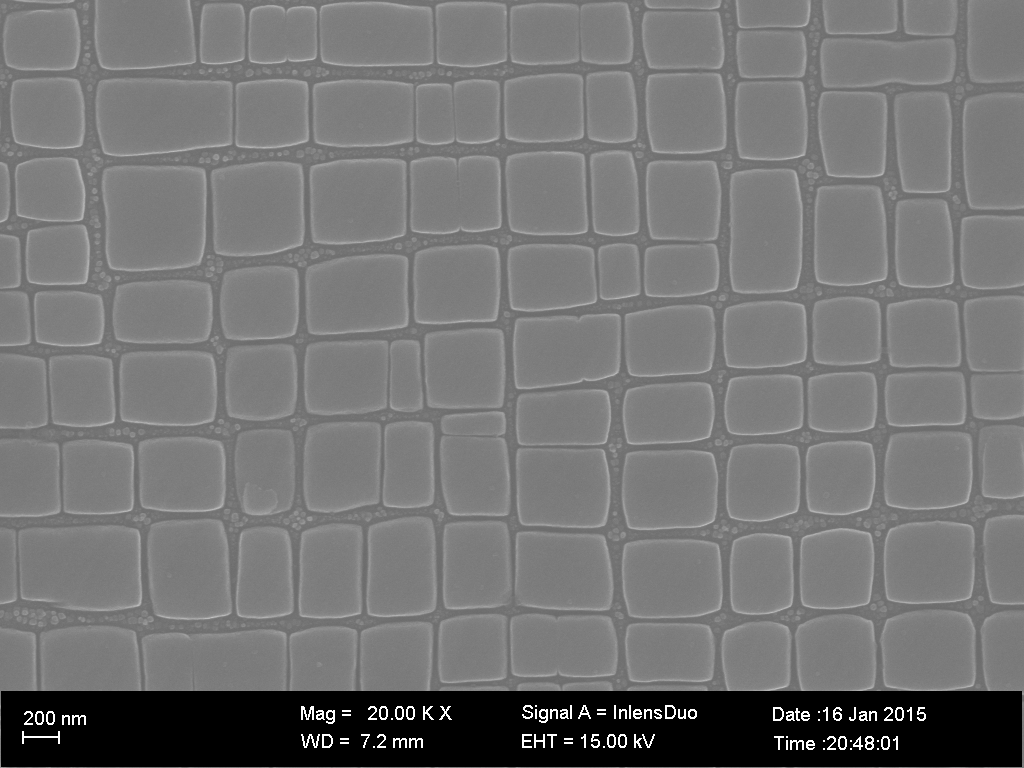
#> input picture Opencv_Practice/image/data/114-4-007.tif, 1024 x 768 px
$ python find_contour.py   (older library calls are emulated)
#> lines starting #> are read from the running program, lines starting #| are printed output that depends on the picture; after the words box and inside, x2 and y2 are one past the last pixel; in counts of white or black regions, pixels touching at a corner belong together
import numpy as np
import cv2

im = cv2.imread('../data/114-4-007.tif')
#> im is the input picture: shape (768, 1024, 3); min 0, max 255, mean 115.8
imgray = cv2.cvtColor(im, cv2.COLOR_BGR2GRAY)
ret, thresh = cv2.threshold(imgray, 128, 255, 0)
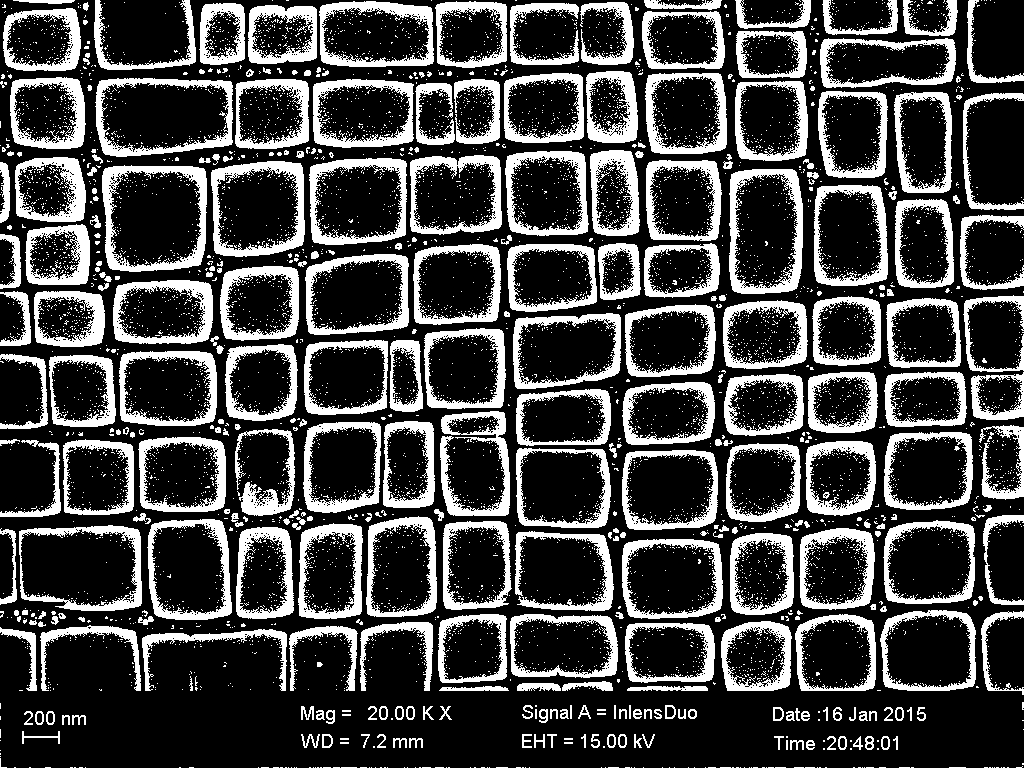
#> thresh: shape (768, 1024); 26.9% white; 7261 white regions (6955 under 20 px)
image, contours, hierarchy = cv2.findContours(thresh, cv2.RETR_TREE, cv2.CHAIN_APPROX_SIMPLE)
#> contours = 11231 contours, 10886 with area under 20; largest, box (x1, y1, x2, y2) and area: (102, 165, 207, 272) 10223, (95, 78, 233, 157) 9612, (19, 525, 142, 611) 9412, (729, 169, 803, 294) 8554, (211, 161, 305, 257) 8008
cv2.imshow('image', image)
cv2.waitKey(0)
img = cv2.drawContours(im, contours, -1, (0,0,255), 1)
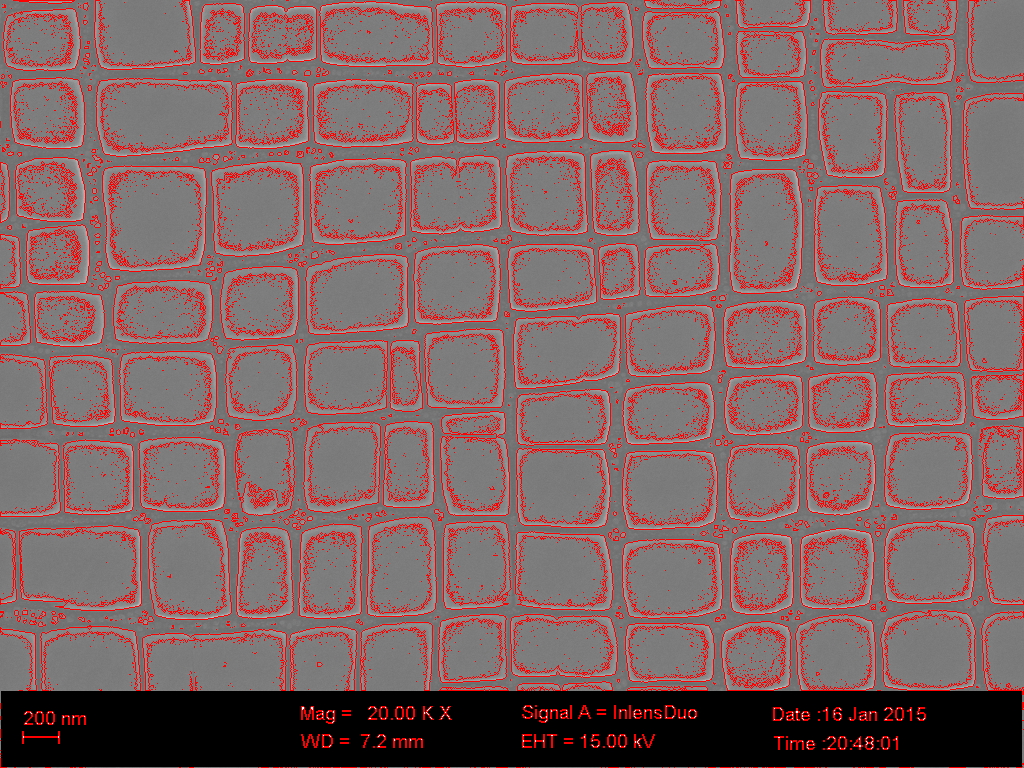
#> img: shape (768, 1024, 3); mean B, G, R 99.9, 99.9, 129
cv2.imshow('contours', img)
cv2.waitKey(0)
print(hierarchy)
#> (printed output is left out)
